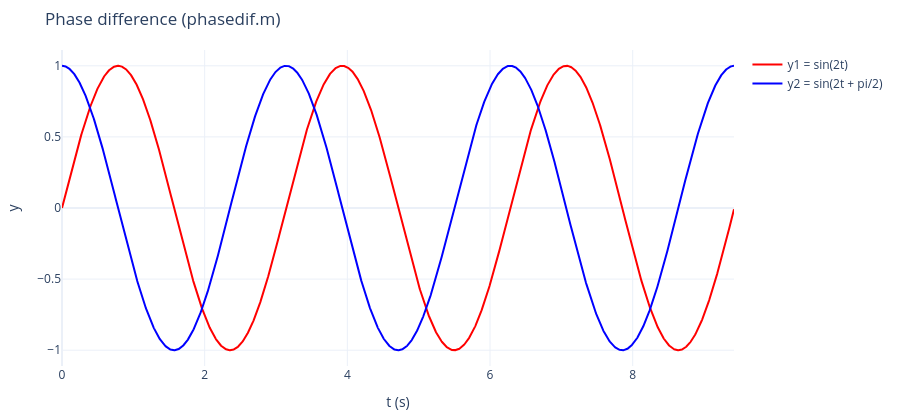

Notebook code for this chart:
### Markdown cell above
## 2. 弦波的相位差（`phasedif.m`）

```matlab
dt=0.005; w=2; fi=pi/2; t=0:dt:3*pi;
y1=sin(w*t);  y2=sin(w*t+fi);
plot(t,y1,'red',t,y2,'blue')
```
$y_2=\sin(\omega t+\phi)$ 比 $y_1=\sin\omega t$ **超前** $\phi$；在時間軸上，$y_2$ 的每個峰值比 $y_1$ 早 $\Delta t=\phi/\omega$ 出現。

### Code cell
dt, w, fi = 0.005, 2, np.pi / 2
t = np.arange(0, 3 * np.pi + 1e-9, dt)
y1, y2 = np.sin(w * t), np.sin(w * t + fi)
fig = go.Figure([go.Scatter(x=t, y=y1, name="y1 = sin(2t)", line=dict(color="red")),
                 go.Scatter(x=t, y=y2, name="y2 = sin(2t + pi/2)", line=dict(color="blue"))])
show(fig, "Phase difference (phasedif.m)", ylab="y")
t1 = t[np.argmax(y1[: int(np.pi / w / dt)])]          # 第一個峰值
t2 = t[np.argmax(y2[: int(np.pi / w / dt)])]
print(f"first peak: y1 at t = {t1:.4f} s, y2 at t = {t2:.4f} s, lead = {t1 - t2:.4f} s; phi/w = {fi / w:.4f} s")

### Figure 1 — Plotly figure (JSON) as saved in the notebook; plotly's stock layout.template omitted (floating-point values rounded to 4 significant figures; data arrays with more than 128 entries replaced by an {"elided": "..."} marker saying what was removed)
{"data": [{"line": {"color": "red"}, "name": "y1 = sin(2t)", "type": "scatter", "x": {"elided": "1885 float values"}, "y": {"elided": "1885 float values"}}, {"line": {"color": "blue"}, "name": "y2 = sin(2t + pi/2)", "type": "scatter", "x": {"elided": "1885 float values"}, "y": {"elided": "1885 float values"}}], "layout": {"height": 420, "margin": {"b": 50, "l": 60, "r": 20, "t": 50}, "title": {"text": "Phase difference (phasedif.m)"}, "xaxis": {"title": {"text": "t (s)"}}, "yaxis": {"title": {"text": "y"}}}}
